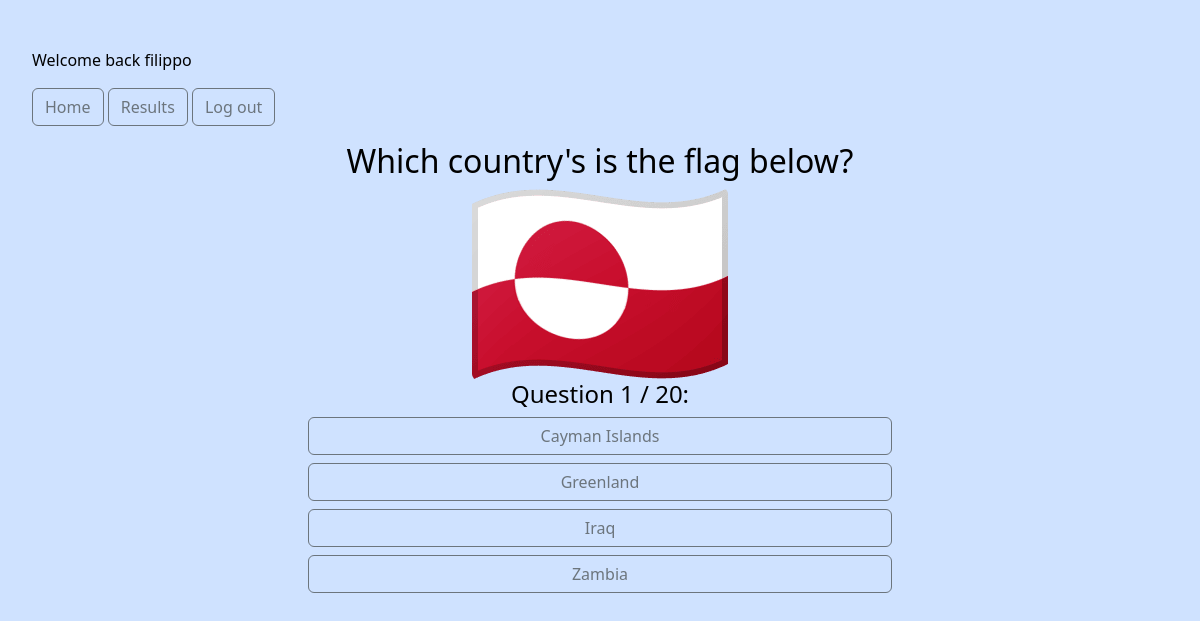
Screenshot of /home/ (signed in) with the database file from the repository.
### flags/models.py (models this page shows)
class FlagData(models.Model):
    full_name = models.CharField(('full_name'), max_length=100)
    short_name = models.CharField(('short_name'), max_length=2, primary_key=True)
    flag_img = models.ImageField(upload_to="images/", blank=True)

### flags/views.py (the view, shortened to what this page needs)
# urls.py: path('home/', views.list_answers, name='home'),
def list_answers(request):
    answer_variants = AnswerVariants()
    correct_answer = answer_variants.correct_answer_add()
    all_variants = answer_variants.prompt_answer_add()
    user_score = request.session.get('user_score', 0)
    answered_questions = request.session.get('answered_questions', 0)
    message = None
    return render(request, 'home.html', {
                        'correct_answer': correct_answer,
                        'all_variants': all_variants,
                        'message': message,
                        'user_score': user_score,
                        'answered_questions': answered_questions + 1})

### flags/utils_temp.py (called while the page is built)
    def correct_answer_add(self):
        self.answer = random.choice(FlagData.objects.all())
        self.all_variants_list.append(self.answer)
        return self.answer

    def prompt_answer_add(self):
        for _ in range(3):
            self.prompt = random.choice(FlagData.objects.all())
            self.all_variants_list.append(self.prompt)
            sorted_flags = sorted(self.all_variants_list, key=lambda x: x.full_name)
        return sorted_flags

### flags/templates/home.html (shortened to what this page needs)
{% extends 'base.html' %}
{% block content %}
<div class="bg-primary-subtle">
{% if answered_questions < 21 %}
    <h2 class="text-center">Which country's is the flag below?</h1>
    <img src="{{correct_answer.flag_img.url}}" class="rounded mx-auto d-block" alt="{{correct_answer.flag_img.url}}">
    <h4 class="text-center">Question {{ answered_questions }} / 20:</h4>
    <form action="{% url 'home' %}" method="POST">
        <div class="btn-group-horizontal d-grid gap-2 col-6 mx-auto">
            {% for answer in all_variants %}
                <button class="btn btn-outline-secondary" type="submit" name="selected_answer" value="{{answer.full_name}}">{{answer.full_name}}</button>
            {% endfor %}
        </div>
    </form>
{% endif %}
</div>
{% endblock content %}

### flags/templates/base.html (shortened to what this page needs)
<!DOCTYPE html>
<html lang="en">
<head>
    <link rel="stylesheet" href="https://cdn.jsdelivr.net/npm/bootstrap@5.3.2/dist/css/bootstrap.min.css">
</head>
<body class="text-bg-light p-3 bg-primary-subtle">
    <div class="text-bg-light p-3 bg-primary-subtle">
        <nav class="navbar navbar-expand-lg bg-primary-subtle gap-2 d-flex justify-content-center"></nav>
        {% if user.is_authenticated %}
        <p class="navbar-brand bg-primary-subtle">Welcome back {{user}}</p>
            <a class="navbar-light btn btn-outline-secondary" href="{% url 'home' %}">Home</a>
            <a class="navbar-light btn btn-outline-secondary" href="{% url 'results' %}">Results</a>
            <a class="navbar-light btn btn-outline-secondary" href="{% url 'logout_user' %}">Log out</a>
            {% else %}
            <a class="navbar-light btn btn-outline-secondary" href="{% url 'index' %}">Home</a>
            <a class="navbar-light btn btn-outline-secondary" href="{% url 'register' %}">Sign In</a>
            <a class="navbar-light btn btn-outline-secondary" href="{% url 'login_user' %}">Login</a>
            {% endif %}
    </div>
    {% block content %}
    {% endblock content %}
</body>
</html>

### rows the page displays
FlagData: flag_img (picture), full_name "Greenland"
FlagData: full_name "Cayman Islands"
FlagData: full_name "Iraq"
FlagData: full_name "Zambia"

### other values shown
{{ user }} "filippo"
{{ answered_questions }} "1"
